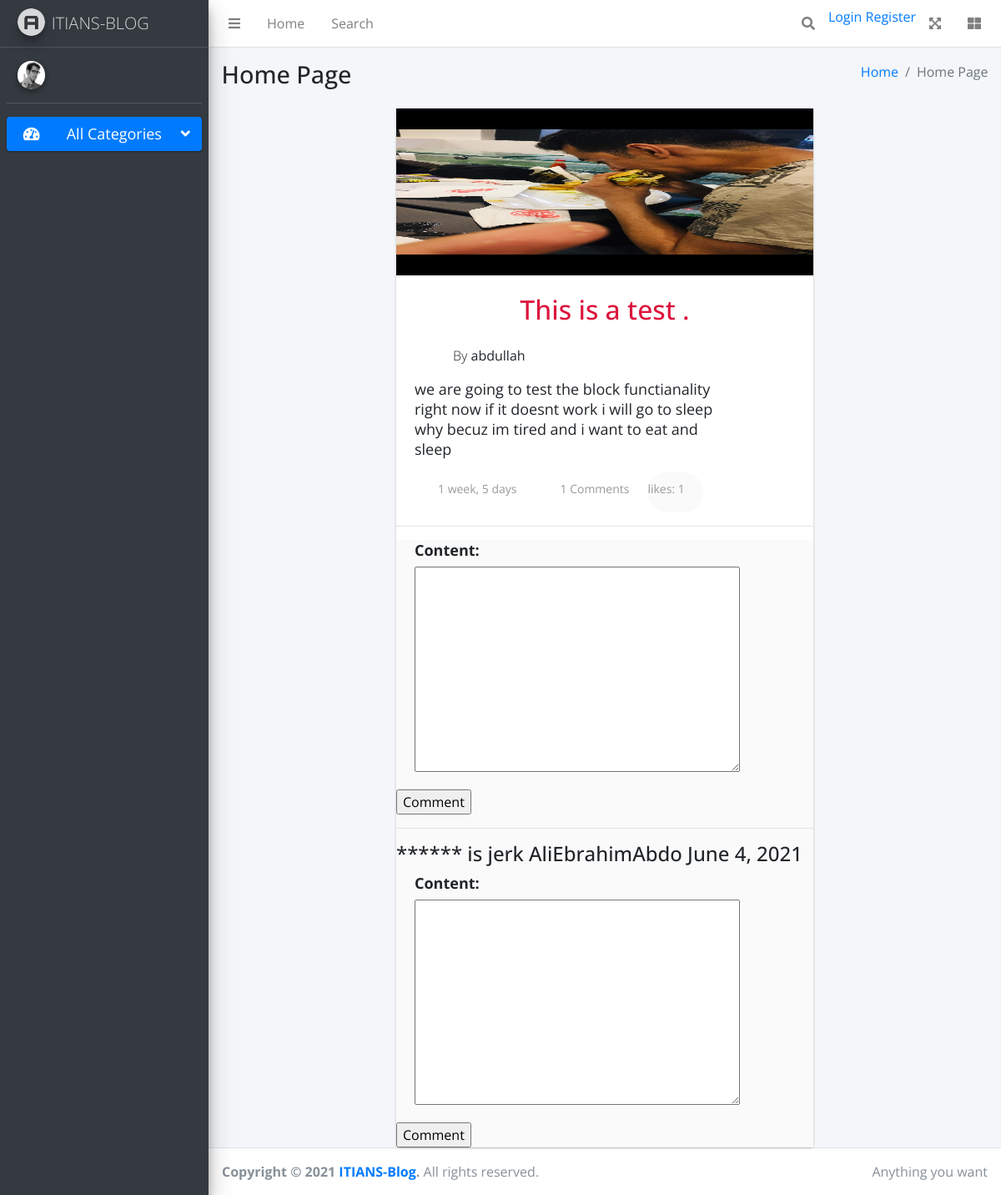
Before: /this-is-a-test with the older database file.
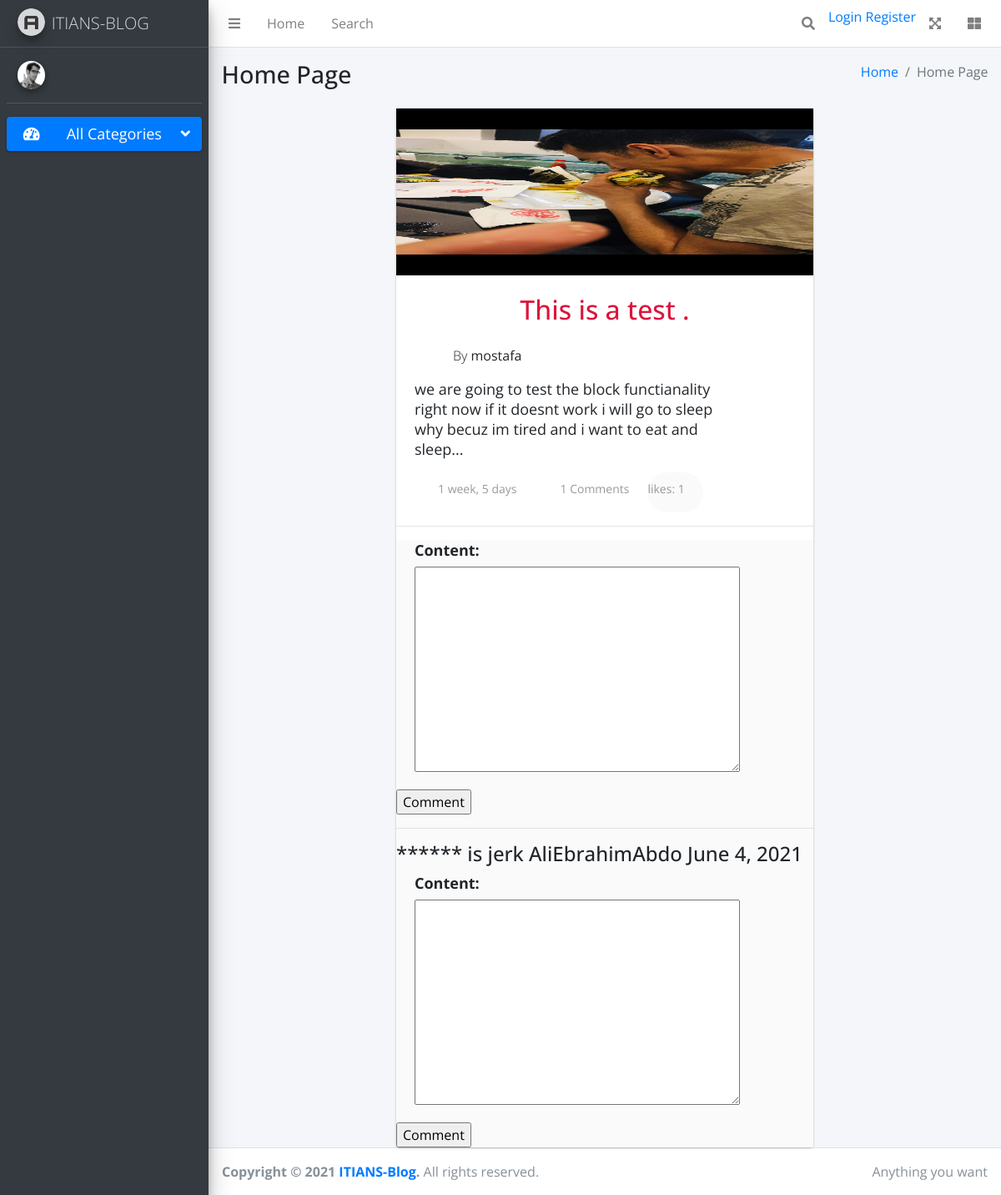
After: the same page with the newer database file.
### posts/models.py (models this page shows, shortened)
class Post(models.Model):
    user = models.ForeignKey(User, on_delete=models.CASCADE)
    title = models.CharField(max_length = 50)
    content = models.TextField(max_length = 600)
    image = models.ImageField(upload_to = "posts")
    publish = models.DateField(auto_now_add = True)
    categories = models.ManyToManyField(Category, related_name="categories", blank=True)
    slug = models.SlugField(primary_key=True, db_index=True)
    likes = models.ManyToManyField(User, related_name="likes", blank=True)
    dislikes = models.ManyToManyField(
        User, related_name="dislikes", blank=True)
    def like_count(self):
        return self.likes.count()

### posts/views.py (the view)
# urls.py: path('<slug:slug>', detail, name="detail"),
def detail(request, slug):
    post = get_object_or_404(Post, slug=slug)
    comments = post.comments.filter(parent__isnull=True)
    is_liked = post.likes.filter(username=request.user.username).exists()
    is_disliked = post.dislikes.filter(username=request.user.username).exists()
    comment_form = commentForm()
    context = {
        "post": post,
        "comments": comments,
        "is_liked": is_liked,
        "is_disliked": is_disliked,
        "comment_form": comment_form
    }
    return render(request, 'posts/detail.html', context)

### comments/forms.py
class commentForm(forms.Form):
    content = forms.CharField(widget=forms.Textarea())

### posts/templates/posts/detail.html (shortened to what this page needs)
{%extends 'layout/base.html'%}
{%block body_block %}
{%load static%}
<div class="card">
  <img class="post-img" src="{{ post.image.url }}" />
  <div>
    <h2 class="text-center" style="color: crimson;">{{ post.title }}</h2>
    <div class="author">
      <div class="profile"></div>
      <div class="name">By <a>{{post.user}}</a></div> &nbsp;&nbsp;&nbsp;
    </div>
    <p class="intro">{{ post.content }}</p>
    <div class="info">
      <ion-icon name="time"></ion-icon>
      <p class="info">{{ post.publish | timesince }}</p>
      <ion-icon name="chatboxes"></ion-icon>
      <p class="info">{{post.comments.all.count}} Comments</p>
      <div class="likes">
        <p class="info"> likes: {{ post.like_count }} </p>
      </div>
    </div>
  </div>
  <hr>
  <div class="add-comment">
    <form action="{% url 'comments:create' post.slug %}" method="POST">
      {{ comment_form.as_p }}
      <input type="submit" value="Comment" />
    </form>
    <hr />
    {% for comment in comments %}
    <h4>
      {{ comment.content }}
      {{ comment.user.username }}
      {{ comment.date }}
    </h4>
    <form action="{% url 'comments:create' post.slug %}" method="POST">
      {{ comment_form.as_p }}
      <input type="submit" value="Comment" />
    </form>
    {% endfor %}
  </div>
</div>
{% endblock %}

Changed rows visible on the page:
changed Post "This is a test .": user "abdullah" → "mostafa"; content "we are going to test the block functianality right now if it doesnt work i will go to sleep why becuz im tired and i want to eat and sleep" → "we are going to test the block functianality right now if it doesnt work i will go to sleep why becuz im tired and i want to eat and sleep..."
